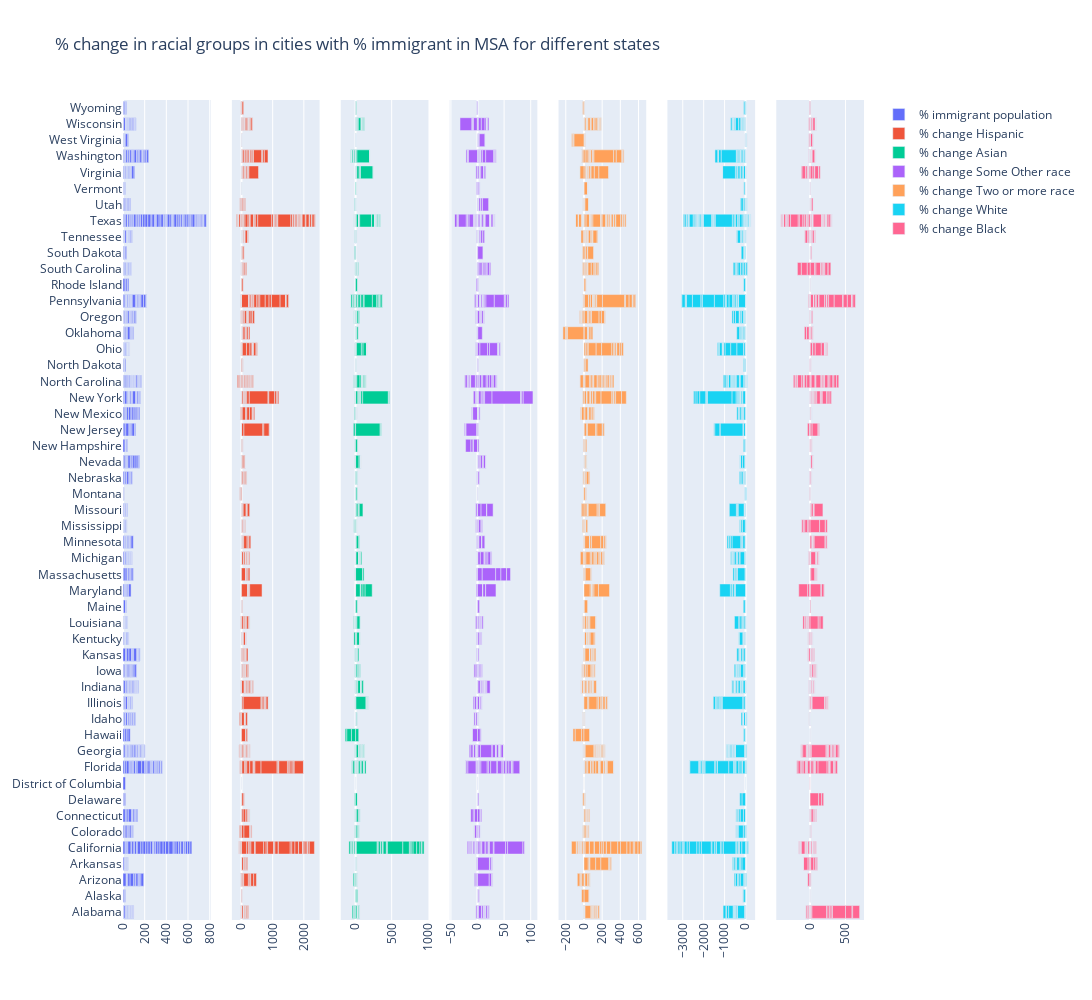

Notebook code for this chart:
### Code cell
from plotly.subplots import make_subplots
import plotly.graph_objects as go
# import plotly.io as pio
# pio.kaleido.scope.default_format = "png"

state_names= US_states[['STATEFP', 'NAME']]

data = df3.groupby(['STATEFP', 'Metro'])[['%c_Hispanic','%c_Asian', '%c_White', '%c_Black', '%c_NH',
                                                           '%c_American Indian', '%c_Some Other',
                                                           '%c_Two or more',]].sum().reset_index()
data['%immigrant'] = df3.groupby(['STATEFP', 'Metro'])[['%ImmPop']].mean().values#.groupby(['STATEFP']).sum().values
data = data.merge(state_names, on = 'STATEFP')

#data = data.sort_values(['%immigrant'])
x = data['NAME']

fig = make_subplots(rows=1, cols=7,
                   shared_yaxes=True)

fig.append_trace(go.Bar(
            name='% immigrant population',
            x=data['%immigrant'],
            y=x,
            offsetgroup=0,
            orientation='h'
        ), row=1, col=1)

fig.append_trace( go.Bar(
            name="% change Hispanic",
            x=data['%c_Hispanic'],
            y=x,
            offsetgroup=0,
            orientation='h'
        ), row=1, col=2)

fig.append_trace(go.Bar(
            name="% change Asian",
            x=data['%c_Asian'],
            y=x,
            offsetgroup=0,
            orientation='h'
        ), row=1, col=3)

fig.append_trace(go.Bar(
            name='% change Some Other race',
            x=data['%c_Some Other'],
            y=x,
            offsetgroup=0,
            orientation='h'
        ), row=1, col=4)


fig.append_trace(go.Bar(
            name='% change Two or more race',
            x=data['%c_Two or more'],
            y=x,
            offsetgroup=0,
            orientation='h'
        ), row=1, col=5)

fig.append_trace(go.Bar(
            name='% change White',
            x=data['%c_White'],
            y=x,
            offsetgroup=0,
            orientation='h'
        ), row=1, col=6)

fig.append_trace(go.Bar(
            name='% change Black',
            x=data['%c_Black'],
            y=x,
            offsetgroup=0,
            orientation='h'
        ), row=1, col=7)

fig.update_xaxes(tickangle= -90)  
fig.update_layout(height=1000, width=1200, 
                  title_text="% change in racial groups in cities with % immigrant in MSA for different states")
fig.show()

# fig.write_html(r'D:\Work\Box Sync\Trends_all states\Output from Analysis\Figures\pct racial groups with pct immigrant in MSA.html')
# !pip install -U kaleido
# fig.write_image(r'D:\Work\Box Sync\Trends_all states\Output from Analysis\Figures\pct racial groups with pct immigrant in MSA.png')
fig.write_image(r"D:\Work\Box Sync\NC Figures\\pct racial groups with pct immigrant in MSA.png", scale=6, engine="kaleido")

### Figure 1 — Plotly figure (JSON) as saved in the notebook; plotly's stock layout.template omitted (floating-point values rounded to 4 significant figures; data arrays with more than 128 entries replaced by an {"elided": "..."} marker saying what was removed)
{"data": [{"name": "% immigrant population", "offsetgroup": "0", "orientation": "h", "type": "bar", "x": {"elided": "729 float values"}, "xaxis": "x", "y": {"elided": "729 str values"}, "yaxis": "y"}, {"name": "% change Hispanic", "offsetgroup": "0", "orientation": "h", "type": "bar", "x": {"elided": "729 float values"}, "xaxis": "x2", "y": {"elided": "729 str values"}, "yaxis": "y2"}, {"name": "% change Asian", "offsetgroup": "0", "orientation": "h", "type": "bar", "x": {"elided": "729 float values"}, "xaxis": "x3", "y": {"elided": "729 str values"}, "yaxis": "y3"}, {"name": "% change Some Other race", "offsetgroup": "0", "orientation": "h", "type": "bar", "x": {"elided": "729 float values"}, "xaxis": "x4", "y": {"elided": "729 str values"}, "yaxis": "y4"}, {"name": "% change Two or more race", "offsetgroup": "0", "orientation": "h", "type": "bar", "x": {"elided": "729 float values"}, "xaxis": "x5", "y": {"elided": "729 str values"}, "yaxis": "y5"}, {"name": "% change White", "offsetgroup": "0", "orientation": "h", "type": "bar", "x": {"elided": "729 float values"}, "xaxis": "x6", "y": {"elided": "729 str values"}, "yaxis": "y6"}, {"name": "% change Black", "offsetgroup": "0", "orientation": "h", "type": "bar", "x": {"elided": "729 float values"}, "xaxis": "x7", "y": {"elided": "729 str values"}, "yaxis": "y7"}], "layout": {"height": 1000, "title": {"text": "% change in racial groups in cities with % immigrant in MSA for different states"}, "width": 1200, "xaxis": {"anchor": "y", "autorange": true, "domain": [0, 0.1184], "range": [0, 809.4], "tickangle": -90, "type": "linear"}, "xaxis2": {"anchor": "y2", "autorange": true, "domain": [0.1469, 0.2653], "range": [-307.9, 2505.0], "tickangle": -90, "type": "linear"}, "xaxis3": {"anchor": "y3", "autorange": true, "domain": [0.2939, 0.4122], "range": [-205.5, 1010.0], "tickangle": -90, "type": "linear"}, "xaxis4": {"anchor": "y4", "autorange": true, "domain": [0.4408, 0.5592], "range": [-52.38, 112.5], "tickangle": -90, "type": "linear"}, "xaxis5": {"anchor": "y5", "autorange": true, "domain": [0.5878, 0.7061], "range": [-279.8, 684.6], "tickangle": -90, "type": "linear"}, "xaxis6": {"anchor": "y6", "autorange": true, "domain": [0.7347, 0.8531], "range": [-3735.0, 459.8], "tickangle": -90, "type": "linear"}, "xaxis7": {"anchor": "y7", "autorange": true, "domain": [0.8816, 1.0], "range": [-477.4, 761.5], "tickangle": -90, "type": "linear"}, "yaxis": {"anchor": "x", "autorange": true, "domain": [0, 1], "range": [-0.5, 50.5], "type": "category"}, "yaxis2": {"anchor": "x2", "autorange": true, "domain": [0, 1], "matches": "y", "range": [-0.5, 50.5], "showticklabels": false, "type": "category"}, "yaxis3": {"anchor": "x3", "autorange": true, "domain": [0, 1], "matches": "y", "range": [-0.5, 50.5], "showticklabels": false, "type": "category"}, "yaxis4": {"anchor": "x4", "autorange": true, "domain": [0, 1], "matches": "y", "range": [-0.5, 50.5], "showticklabels": false, "type": "category"}, "yaxis5": {"anchor": "x5", "autorange": true, "domain": [0, 1], "matches": "y", "range": [-0.5, 50.5], "showticklabels": false, "type": "category"}, "yaxis6": {"anchor": "x6", "autorange": true, "domain": [0, 1], "matches": "y", "range": [-0.5, 50.5], "showticklabels": false, "type": "category"}, "yaxis7": {"anchor": "x7", "autorange": true, "domain": [0, 1], "matches": "y", "range": [-0.5, 50.5], "showticklabels": false, "type": "category"}}}
